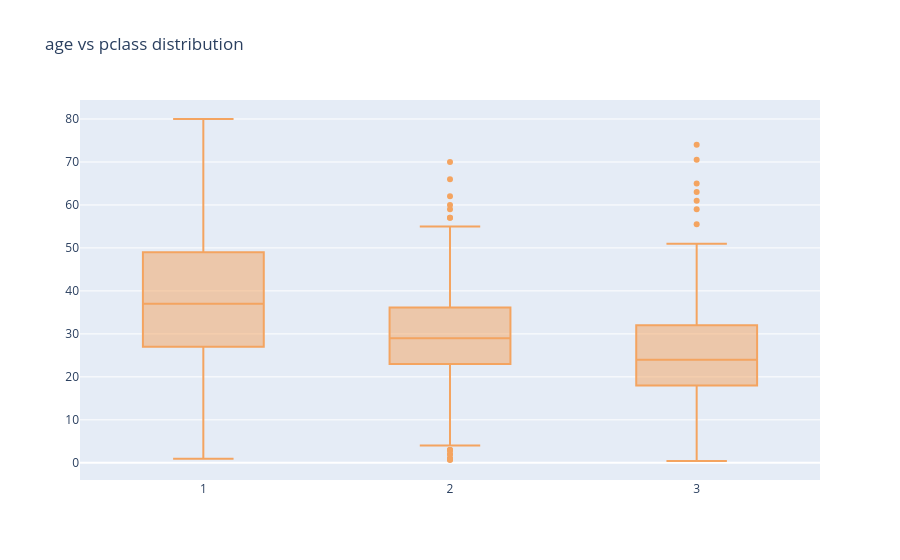

The code cell stored with this chart in its notebook:
### Code cell
#box plot
trace=go.Box(x=data['Pclass'],y=data['Age'],marker={'color':'sandybrown'})
layout=go.Layout(title="age vs pclass distribution")
fig=go.Figure(data=trace,layout=layout)
fig.show()

### Figure 1 — Plotly figure (JSON) as saved in the notebook; plotly's stock layout.template omitted (floating-point values rounded to 4 significant figures; data arrays with more than 128 entries replaced by an {"elided": "..."} marker saying what was removed)
{"data": [{"marker": {"color": "sandybrown"}, "type": "box", "x": {"elided": "891 int values"}, "y": {"elided": "891 float values"}}], "layout": {"title": {"text": "age vs pclass distribution"}}}
